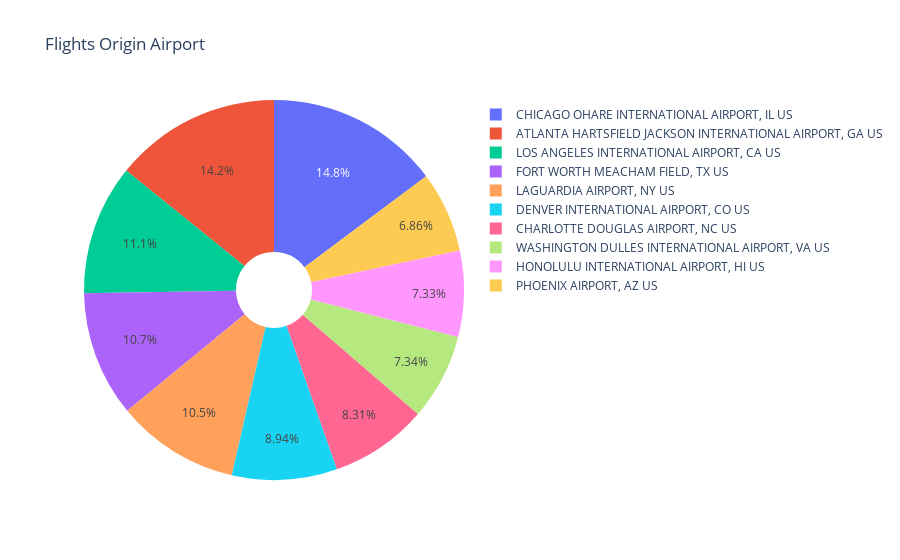

The cell this chart's notebook holds for it:
### Code cell
# plotting departure airports for better visualization

# colors = sns.color_palette("colorblind", len(years))
colors = pal

df_airport = df['ORIGIN_AIRPORT_NAME'].value_counts()[:10]
label = df_airport.index
size = df_airport.values

trace = go.Pie(labels=label, values=size, marker=dict(colors=colors),hole = .2)

data = [trace]
layout = go.Layout(
    title='Flights Origin Airport'
)

fig = go.Figure(data=data, layout=layout)
py.iplot(fig)

### Figure 1 — Plotly figure (JSON) as saved in the notebook; plotly's stock layout.template omitted (floating-point values rounded to 4 significant figures)
{"data": [{"hole": 0.2, "labels": ["CHICAGO OHARE INTERNATIONAL AIRPORT, IL US", "ATLANTA HARTSFIELD JACKSON INTERNATIONAL AIRPORT, GA US", "LOS ANGELES INTERNATIONAL AIRPORT, CA US", "FORT WORTH MEACHAM FIELD, TX US", "LAGUARDIA AIRPORT, NY US", "DENVER INTERNATIONAL AIRPORT, CO US", "CHARLOTTE DOUGLAS AIRPORT, NC US", "WASHINGTON DULLES INTERNATIONAL AIRPORT, VA US", "HONOLULU INTERNATIONAL AIRPORT, HI US", "PHOENIX AIRPORT, AZ US"], "marker": {"colors": [[0.1216, 0.4667, 0.7059], [1, 0.498, 0.0549], [0.1725, 0.6275, 0.1725], [0.8392, 0.1529, 0.1569], [0.5804, 0.4039, 0.7412], [0.549, 0.3373, 0.2941], [0.8902, 0.4667, 0.7608], [0.498, 0.498, 0.498], [0.7373, 0.7412, 0.1333], [0.0902, 0.7451, 0.8118]]}, "type": "pie", "values": [515109, 494443, 386481, 372130, 365294, 311642, 289496, 255844, 255515, 239247]}], "layout": {"title": {"text": "Flights Origin Airport"}}}
